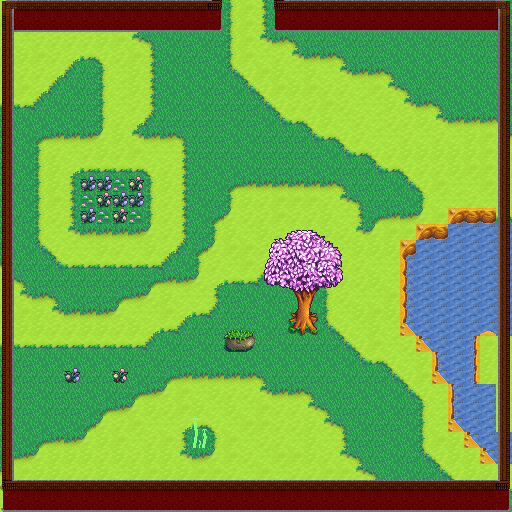

This is a level from a 2D game, rendered from its Tiled map with the project's own tilesets. A one-line summary and the map file follow, with tile-layer data summarised:
An orthogonal 32x32 tile map with 16x16 px tiles, 4 tile layers (Ground, Solid, Above, Front), 2 tilesets.

<map version="1.0" orientation="orthogonal" renderorder="right-down" width="32" height="32" tilewidth="16" tileheight="16" nextobjectid="1">
 <properties>
  <property name="warp" value="14 -1 untitled 60 99 15 -1 untitled 60 99 16 -1 untitled 60 99" />
 </properties>
 <tileset firstgid="1" name="spring_outdoorsTileSheet" tilewidth="16" tileheight="16" tilecount="1975" columns="25">
  <image source="../../../ChaoWorld2Content/tilesets/spring_outdoorsTileSheet.png" width="400" height="1264" />
  <terraintypes>
   <terrain name="Grass" tile="175" />
   <terrain name="Dirt" tile="226" />
  </terraintypes>
  <tile id="153" terrain="1,1,1,1" />
  <tile id="175" terrain="0,0,0,0" />
  <tile id="176" terrain="1,1,1,1" />
  <tile id="177" terrain="1,0,1,1" />
  <tile id="178" terrain="1,1,1,0" />
  <tile id="200" terrain="0,0,0,1" />
  <tile id="201" terrain="0,0,1,1" />
  <tile id="202" terrain="0,1,1,1" />
  <tile id="203" terrain="0,0,1,0" />
  <tile id="225" terrain="0,1,0,1" />
  <tile id="226" terrain="1,1,1,1" />
  <tile id="227" terrain="1,1,1,1" />
  <tile id="228" terrain="1,0,1,0" />
  <tile id="250" terrain="0,1,0,0" />
  <tile id="251" terrain="1,1,0,0" />
  <tile id="252" terrain="1,1,0,1" />
  <tile id="253" terrain="1,0,0,0" />
  <tile id="275" terrain="0,0,0,0" />
 </tileset>
 <tileset firstgid="1976" name="Ashley" tilewidth="16" tileheight="16" tilecount="16" columns="4">
  <image source="../../../ChaoWorld2Content/tilesets/Ashley.png" width="64" height="64" />
  <tile id="9" probability="2" />
 </tileset>
 <layer name="Ground" width="32" height="32">
  <data>[1024 cells, 1024 non-empty, 21 distinct tile ids]</data>
 </layer>
 <layer name="Solid" width="32" height="32">
  <data>[1024 cells, 185 non-empty, 28 distinct tile ids]</data>
 </layer>
 <layer name="Above" width="32" height="32">
  <data>[1024 cells, 5 non-empty, 5 distinct tile ids]</data>
 </layer>
 <layer name="Front" width="32" height="32">
  <data>[1024 cells, 84 non-empty, 26 distinct tile ids]</data>
 </layer>
</map>
